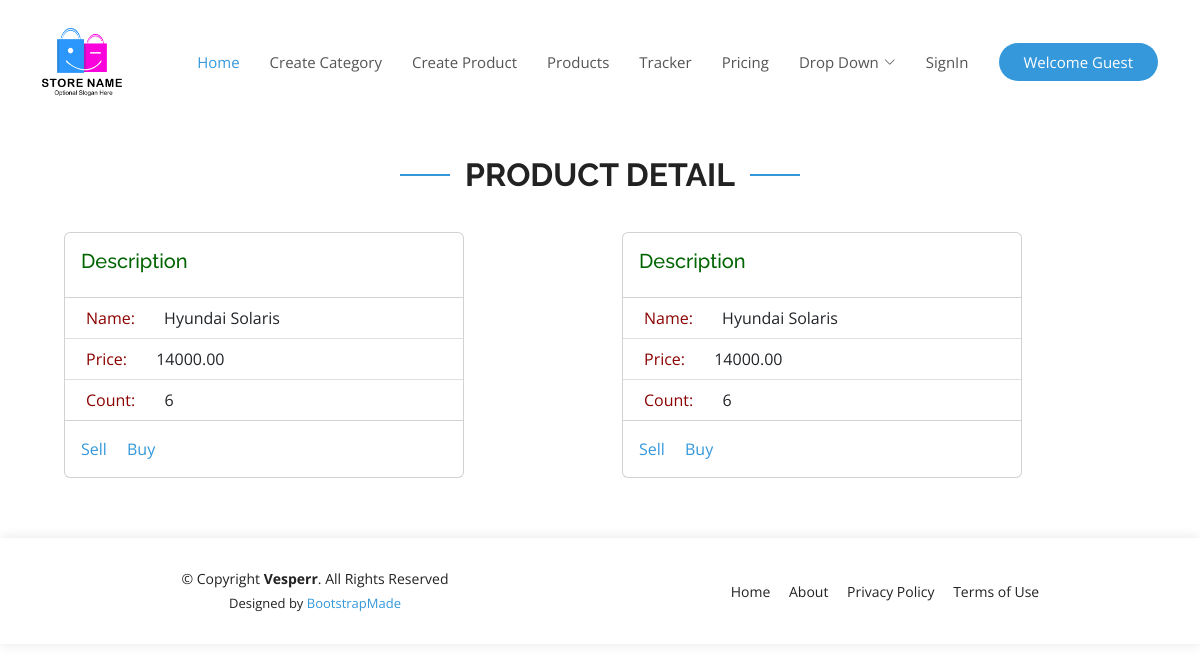
The page /products/detail/4/ on the database its author committed.
### store/models.py (models this page shows, shortened)
class Product(models.Model):
    name = models.CharField(max_length=255)
    category = models.ForeignKey(Category, on_delete=models.CASCADE, related_name='product')
    price = models.DecimalField(max_digits=20, decimal_places=2)
    count = models.IntegerField()
    description = models.TextField(blank=True, null=True)
    created = models.DateTimeField(auto_now_add=True)
    updated = models.DateTimeField(auto_now=True)
    class Meta:
        verbose_name = 'Product'
        verbose_name_plural = 'Products'

### store/views.py (the view)
# urls.py: path('products/detail/<int:pk>/', views.detail, name='detail'),
def detail(request, pk=None):
    if pk:
        qs = get_object_or_404(Product, id=pk)
        context = {'object': qs}
        return render(request, 'store/detail.html', context)
    return render(request, 'store/detail.html')

### store/templates/store/detail.html (shortened to what this page needs)
{% extends 'base.html' %}
{% block content %}
<section id="category" class="category">
    <div class="container">
        <div class="section-title" data-aos="fade-up">
            <h2>Product Detail</h2>
        </div>
        <div class="row content">
            <div style="margin-left: 10px" class="row">
                <div class="col-md-6">
                    <div class="card" style="width: 25rem;">
                        <div class="card-body">
                            <h5 class="card-title" style="color: darkgreen">Description</h5>
                        </div>
                        <ul class="list-group list-group-flush">
                            <li class="list-group-item">
                                <span style="padding: 5px; color: darkred">Name:</span>
                                <span style="padding: 20px">{{object.name}}</span>
                            </li>
                            <li class="list-group-item">
                                <span style="padding: 5px; color: darkred">Price:</span>
                                <span style="padding: 20px">{{object.price}}</span>
                            </li>
                            <li class="list-group-item">
                                <span style="padding: 5px; color: darkred">Count:</span>
                                <span style="padding: 20px">{{object.count}}</span>
                            </li>
                        </ul>
                        <div class="card-body">
                            <a href="#" class="card-link">Sell</a>
                            <a href="{% url 'store:product_add' pk=object.pk %}" class="card-link">Buy</a>
                        </div>
                    </div>
                </div>
                <div class="col-lg-6 pt-4 pt-lg-0" data-aos="fade-up" data-aos-delay="300">
                    <div class="card" style="width: 25rem;">
                        <div class="card-body">
                            <h5 class="card-title" style="color: darkgreen">Description</h5>
                        </div>
                        <ul class="list-group list-group-flush">
                            <li class="list-group-item">
                                <span style="padding: 5px; color: darkred">Name:</span>
                                <span style="padding: 20px">{{object.name}}</span>
                            </li>
                            <li class="list-group-item">
                                <span style="padding: 5px; color: darkred">Price:</span>
                                <span style="padding: 20px">{{object.price}}</span>
                            </li>
                            <li class="list-group-item">
                                <span style="padding: 5px; color: darkred">Count:</span>
                                <span style="padding: 20px">{{object.count}}</span>
                            </li>
                        </ul>
                        <div class="card-body">
                            <a href="#" class="card-link">Sell</a>
                            <a href="{% url 'store:product_add' pk=object.pk %}" class="card-link">Buy</a>
                        </div>
                    </div>
                </div>
            </div>
        </div>
    </div>
</section>
{% endblock %}

### static/assets/css/style.css (style rules this page uses)
body { font-family: "Open Sans", sans-serif; color: #444444; }
a { color: #3498db; text-decoration: none; }
h1, h2, h3, h4, h5, h6 { font-family: "Raleway", sans-serif; }
section { padding: 60px 0; overflow: hidden; }
.section-title { text-align: center; padding-bottom: 30px; }
.section-title h2 { font-size: 32px; font-weight: bold; text-transform: uppercase; position: relative; color: #222222; }
.section-title h2::before, .section-title h2::after { content: ""; width: 50px; height: 2px; background: #3498db; display: inline-block; }
.section-title h2::before { margin: 0 15px 10px 0; }
.section-title h2::after { margin: 0 0 10px 15px; }

### rows shown on the page
Product: name "Hyundai Solaris", price "14000.00", count "6"
